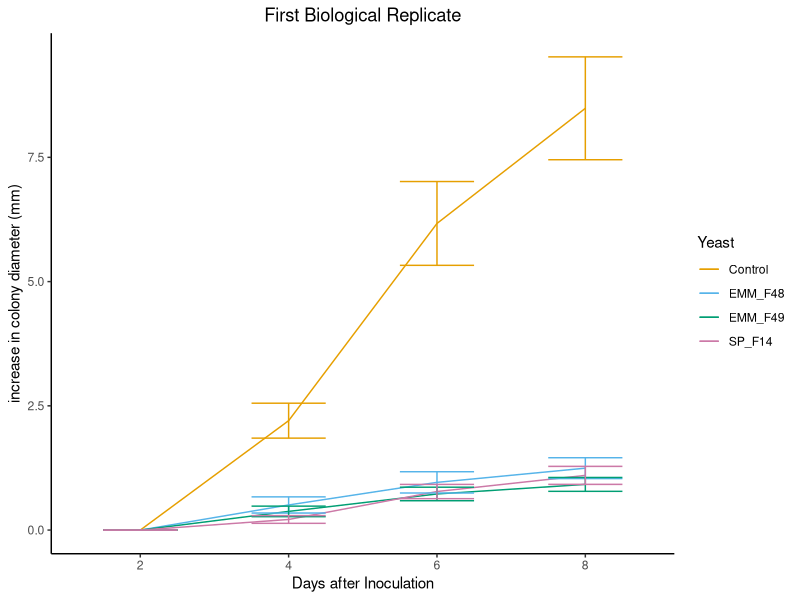
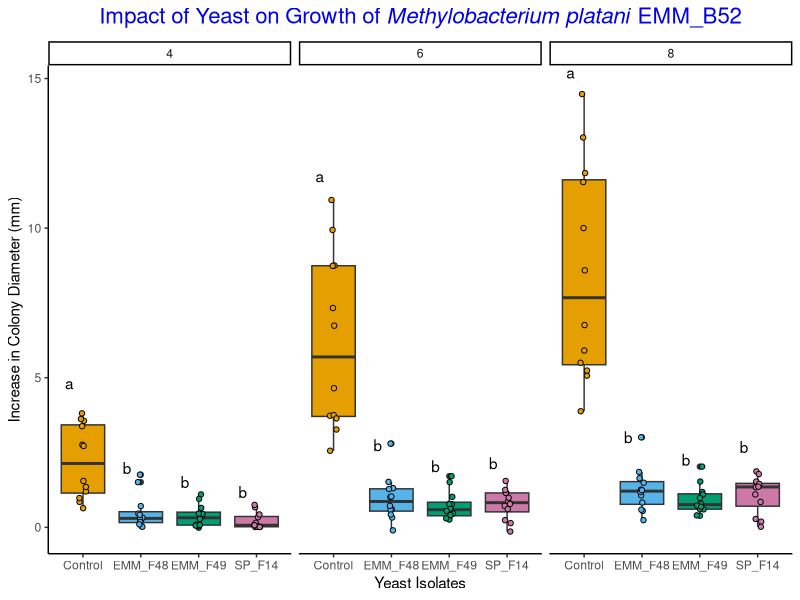
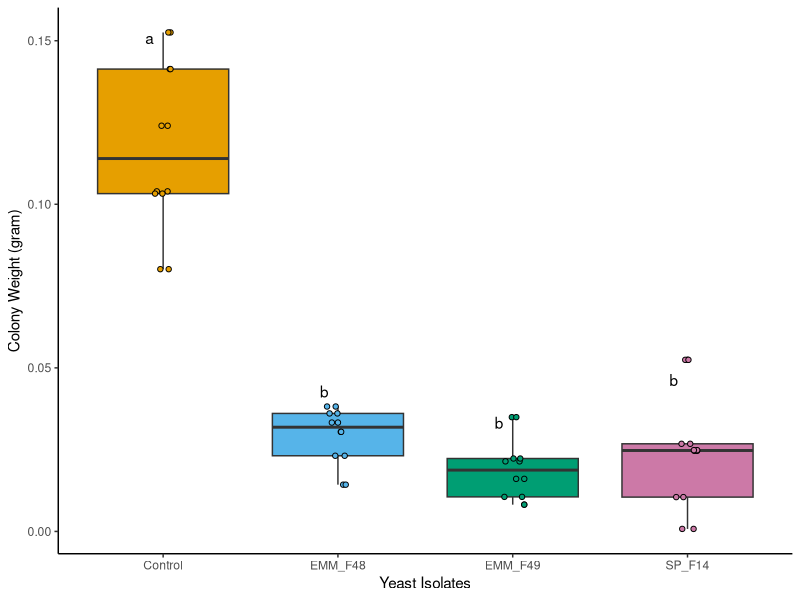
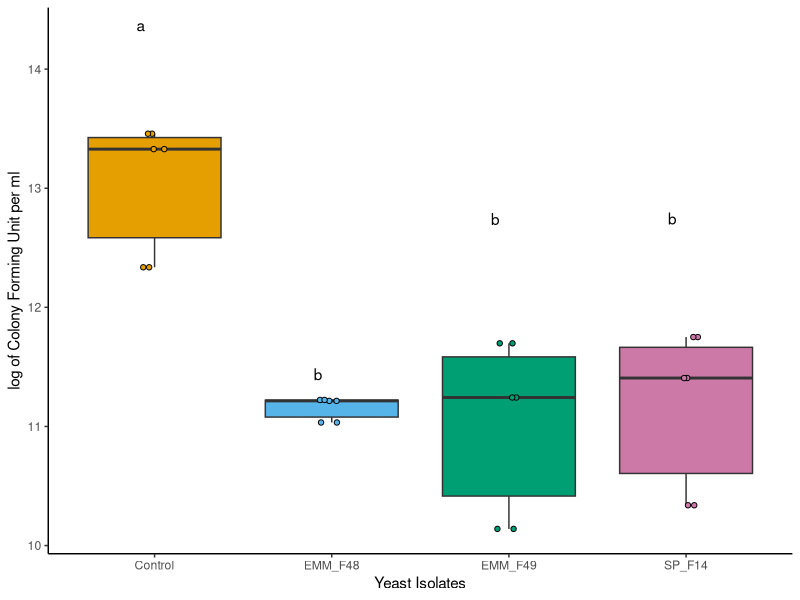
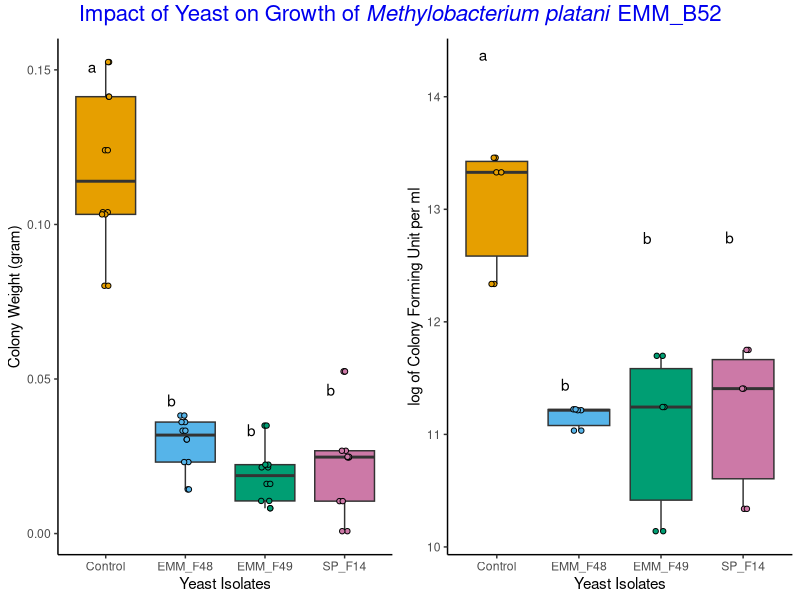
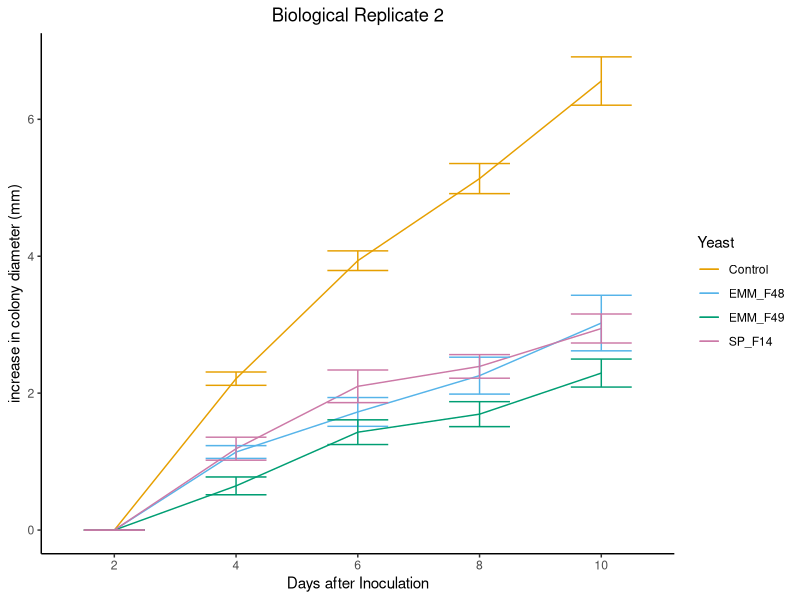
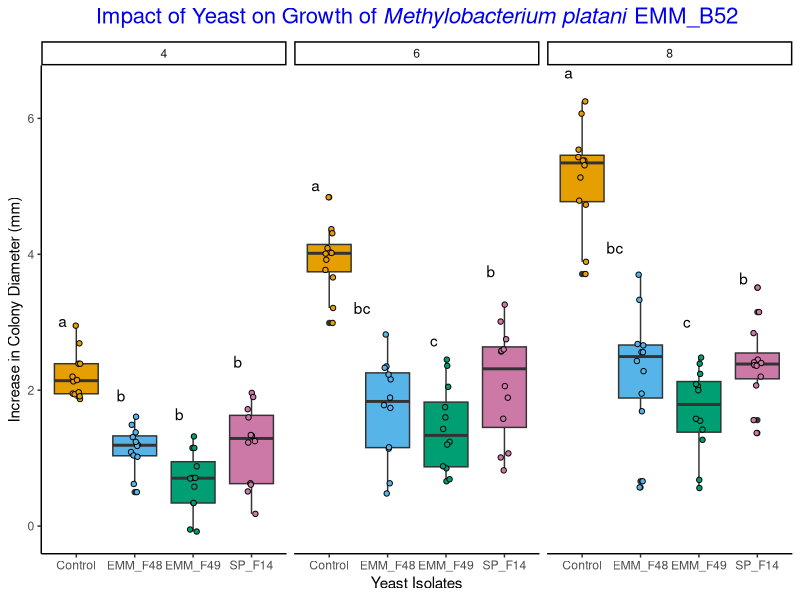
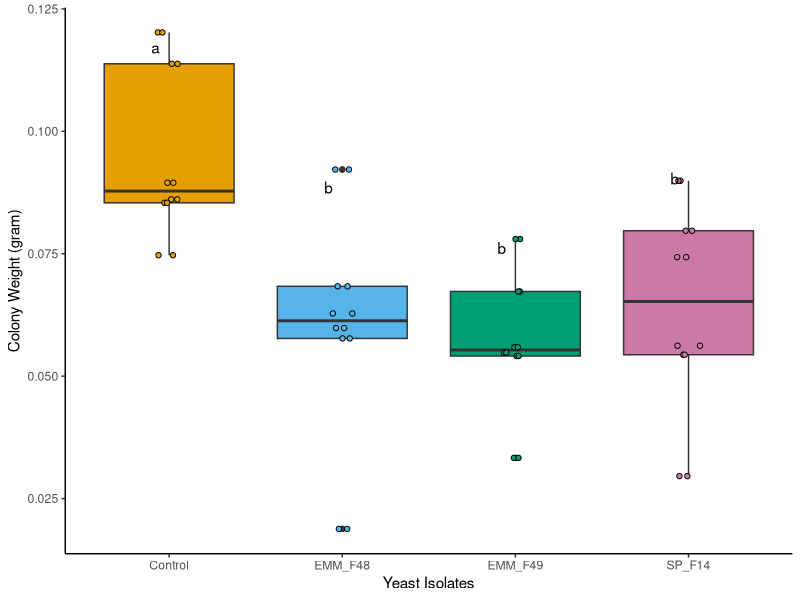

Recreate these plots in R, in order.
## ---- chunk 1
#load the library
library(ggplot2)
library(tidyverse)
library(ggpubr)
library(rstatix)
library(emmeans)
library(multcompView)
library(dplyr)
library(stringr)
library(tidyverse)
library(car)
## ---- chunk 2
#read data
BioRep1 <- read.csv("Splitplate/SplitPlateData/2024-09-16_SplitPlate_B52.csv", na.strings = "na")
#load the color palettes
cbbPalette <- c( "#E69F00", "#56B4E9", "#009E73", "#CC79A7")
#check the structure and see the data
str(BioRep1)
head(BioRep1)
#changing the data into categorical data
BioRep1$Replication=as.factor(BioRep1$Replication)
BioRep1$Media=as.factor(BioRep1$Media)
BioRep1$Yeast=as.factor(BioRep1$Yeast)
BioRep1$DAI=as.factor(BioRep1$DAI)
## ---- chunk 3
#plot data
plot1 <- BioRep1 %>%
  subset(Media=="YePDA") %>% #this data has 2 media types thus subset for YePDA
  ggplot(aes(x = DAI, y = increase, group = Yeast, color = Yeast)) +
  stat_summary(fun = mean, geom="line") +   
  stat_summary(fun.data = mean_se, geom = "errorbar", width = 0.5) +  
  ylab("increase in colony diameter (mm)") +   
  xlab("Days after Inoculation") +   
  theme_classic() +
  scale_color_manual(values = cbbPalette) +
  ggtitle("First Biological Replicate") +
  theme(plot.title = element_text(hjust = 0.5))
plot1

## ---- chunk 4
#filter 1st data date and removing the 1st data since there was no growth associated with it. The data is considered to be the baseline for growth so since it violates the assumption of normality, we remove it from the analysis

filterdata1 <-BioRep1[BioRep1$Media == "YePDA"& BioRep1$DAI != 2,]
#load library
library(nlme)

#stats used for size
size1=lme(increase~Yeast*DAI,data = filterdata1,random=~1|Replication) ##replication random effect added by Dr. Steury
summary(size1)
anova(size1)

#pairwise comparison
lsmeans.size1 <- emmeans(size1, ~ Yeast|DAI) 
# estimate lsmeans 
comp.size1 <- multcomp::cld(object = lsmeans.size1, alpha = 0.05, Letters = letters, reversed = TRUE, details = TRUE)
# contrast with Tukey ajustment 
comp.size1


# Extracting the letters for the bars
sig.diff.letters <- data.frame(comp.size1$emmeans$Yeast, 
                               comp.size1$emmeans$DAI,
                               str_trim(comp.size1$emmeans$.group))
colnames(sig.diff.letters) <- c("Yeast", 
                                "DAI",
                                "Letters")

# for plotting with letters from significance test
size1plot <- filterdata1 %>%
  group_by(Yeast, DAI) %>%
  dplyr::summarize(
    colonydiameter = mean(increase, na.rm=TRUE),
    se = sd(increase)/sqrt(3)) %>%
  left_join(sig.diff.letters) 


colonysize1 <- filterdata1 %>%
  ggplot(aes(x = Yeast, y = increase, group = Yeast, fill = Yeast)) +
  geom_boxplot()+
  geom_point(shape = 21, color = "black", position = position_jitterdodge(dodge.width = 0.9))+
   geom_text(data = size1plot, aes(label = Letters, y = colonydiameter+(3*se)), vjust = -0.75, hjust = 2) +
  ylab("Increase in Colony Diameter (mm)") +   
  xlab("Yeast Isolates") +  
    scale_fill_manual(values = cbbPalette) +
  theme(strip.text.x = element_text(size = 18, face= "italic"))+
  theme(axis.title.x = element_text(size =25, face = "bold"), axis.title.y = element_text(size = 25, face = "bold"), axis.text.x=element_text(size=20, angle= 0), axis.text.y=element_text(size=20, angle= 0))+
  theme_classic() +
  theme(legend.position = "none")+
  ggtitle(expression(paste("Impact of Yeast on Growth of ", italic("Methylobacterium platani"), " EMM_B52"))) +
   theme(plot.title = element_text(face = "bold", color = "Blue2", size = 16, hjust = 0.5))+
  facet_wrap(~DAI)
colonysize1
## ---- chunk 5
#filter data to avoid other data except e
filterdata1_2 <- filterdata1 %>% 
  filter(DAI == "8" )

#stats used for colony weight
cw1=lm(colony_weight~Yeast,data = filterdata1_2) ##replication random effect added by Dr. Steury
summary(cw1)
Anova(cw1)
#pairwise comparision
lsmeans.cw1 <- emmeans(cw1, ~ Yeast) 

# contrast with Tukey ajustment 
comp.cw1 <- multcomp::cld(object = lsmeans.cw1, alpha = 0.05, Letters = letters, reversed = TRUE, details = TRUE)
comp.cw1

# Extracting the letters for the bars
sig.diff.letters <- data.frame(comp.cw1$emmeans$Yeast, 
                               str_trim(comp.cw1$emmeans$.group))

colnames(sig.diff.letters) <- c("Yeast", "Letters")

# for plotting with letters from significance test
weightplot <- filterdata1_2 %>%
  group_by(Yeast) %>%
  dplyr::summarize(
    colonyweight = mean(colony_weight, na.rm=TRUE),
    se = sd(colony_weight)/sqrt(3)) %>%
  left_join(sig.diff.letters) 

 colonyweightplot <- filterdata1_2 %>%
  ggplot(aes(x = Yeast, y = colony_weight, group = Yeast, fill = Yeast)) +
  geom_boxplot()+
  geom_point(shape = 21, color = "black", position = position_jitterdodge(dodge.width = 0.9))+
  geom_text(data = weightplot, aes(label = Letters, y = colonyweight+(2*se)), vjust = -0.5, hjust = 2) +
  ylab("Colony Weight (gram)") +   
  xlab("Yeast Isolates") +  
  scale_fill_manual(values = cbbPalette) +
  theme(strip.text.x = element_text(size = 18, face= "italic"))+
  theme(axis.title.x = element_text(size =25, face = "bold"), axis.title.y = element_text(size = 25, face = "bold"), axis.text.x=element_text(size=20, angle= 0), axis.text.y=element_text(size=20, angle= 0))+
  theme_classic() +
  theme(legend.position = "none")
  #ggtitle(expression(paste("Impact of Yeast on Growth of ", italic("Methylobacterium platani"), " EMM_B52"))) +
   #theme(plot.title = element_text(face = "bold", color = "Blue2", size = 16, hjust = 0.5))
colonyweightplot
## ---- chunk 6
#stats used for colony forming unit
cfu1=lm(log10(CFU)~Yeast,data = filterdata1_2) 
summary(cfu1)
Anova(cfu1)
#pairwise comparision
lsmeans.cfu1 <- emmeans(cfu1, ~ Yeast) ###interaction added by Dr. Steury
#emmeans(cfu,pairwise~Yeast) ##added by Dr. steury
# estimate lsmeans 
comp.cfu1 <- multcomp::cld(object = lsmeans.cfu1, alpha = 0.05, Letters = letters, reversed = TRUE, details = TRUE)
# contrast with Tukey ajustment 
comp.cfu1


# Extracting the letters for the bars
sig.diff.letters <- data.frame(comp.cfu1$emmeans$Yeast, 
                               str_trim(comp.cfu1$emmeans$.group))

colnames(sig.diff.letters) <- c("Yeast", "Letters")

# for plotting with letters from significance test
cfu1plot <- filterdata1_2 %>%
  filter(Replication %in% c(1:3)) %>% 
  group_by(Yeast) %>%
  dplyr::summarize(
    cfu1 = mean(log10(CFU), na.rm=TRUE),
    se = sd(log10(CFU))/sqrt(3)) %>%
  left_join(sig.diff.letters) 

 
CFU1PLOT <- filterdata1 %>%
  subset(Media=="YePDA") %>%
  #subset(Yeast %in% c("Control", "SP_F14","EMM_F3", "EMM_F34")) %>%
  ggplot(aes(x = Yeast, y = log10(CFU), group = Yeast, fill = Yeast)) +
  geom_boxplot()+
  geom_point(shape = 21, color = "black", position = position_jitterdodge(dodge.width = 0.9))+
  geom_text(data = cfu1plot, aes(label = Letters, y = cfu1+(4*se)), vjust = -0.1, hjust = 2) +
  ylab("log of Colony Forming Unit per ml") +   
  xlab("Yeast Isolates") +  
  scale_fill_manual(values = cbbPalette) +
  theme(strip.text.x = element_text(size = 18, face= "italic"))+
  theme(axis.title.x = element_text(size =25, face = "bold"), axis.title.y = element_text(size = 25, face = "bold"), axis.text.x=element_text(size=10, angle= 0), axis.text.y=element_text(size=20, angle= 0))+
  theme_classic() +
  theme(legend.position = "none")
  #ggtitle("Impact of Yeast on Growth of Methylobacterium platani EMM_B52") +
  #theme(plot.title = element_text(hjust = 0.5))
CFU1PLOT

#combining similar dataset plots into one
cw1andcfu1 <- ggarrange(colonyweightplot, CFU1PLOT, nrow = 1, ncol = 2, common.legend = F)
  
cw1andcfu1 <- annotate_figure(cw1andcfu1, top = text_grob(expression(paste("Impact of Yeast on Growth of ", italic("Methylobacterium platani"), " EMM_B52")), color = "Blue2", size = 16, face = "bold", hjust = 0.5))
cw1andcfu1
## ---- chunk 7
#read data
BioRep2 <- read.csv("Splitplate/SplitPlateData/2024-11-11_SplitPlate_B52-1.csv", na.strings = "na")
#load the color palettes
cbbPalette <- c( "#E69F00", "#56B4E9", "#009E73", "#CC79A7")
#check the structure and see the data
str(BioRep2)
head(BioRep2)
#changing the data into categorical data
BioRep2$Replication=as.factor(BioRep2$Replication)
BioRep2$Yeast=as.factor(BioRep2$Yeast)
BioRep2$DAI=as.factor(BioRep2$DAI)
## ---- chunk 8
#making ggplot
plot2 <- BioRep2 %>%
  ggplot(aes(x = DAI, y = increase, group = Yeast, color = Yeast)) +
  stat_summary(fun = mean,geom="line") +   
  stat_summary(fun.data = mean_se, geom = "errorbar", width = 0.5) +  
  ylab("increase in colony diameter (mm)") +   
  xlab("Days after Inoculation") +   
  theme_classic() +
  scale_color_manual(values = cbbPalette) +
  ggtitle("Biological Replicate 2") +
  theme(plot.title = element_text(hjust = 0.5))
plot2

## ---- chunk 9
#removing the 1st data since there was no growth associated with it
#the data is considered to be the baseline for growth so since it violates the assumption of normality, we remove it from the analysis. For this Day 10 data was also collected. Thus, for consistency, we remove the data for visualization and analysis.
filterdata2 <-BioRep2 %>% 
filter(DAI != "2", DAI != "10")

#load library
library(nlme)
#stats used for size
size2=lme(increase~Yeast*DAI,data = filterdata2,random=~1|Replication) ##replication random effect added by Dr. Steury
summary(size2)
anova(size2)
#pairwise comparision
lsmeans.size2 <- emmeans(size2, ~ Yeast|DAI) ###interaction added by Dr. Steury
#emmeans(size,pairwise~Yeast) ##added by Dr. steury
# estimate lsmeans 
comp.size2 <- multcomp::cld(object = lsmeans.size2, alpha = 0.05, Letters = letters, reversed = TRUE, details = TRUE)
# contrast with Tukey ajustment 
comp.size2


# Extracting the letters for the bars
sig.diff.letters <- data.frame(comp.size2$emmeans$Yeast, 
                               comp.size2$emmeans$DAI,
                               str_trim(comp.size2$emmeans$.group))
colnames(sig.diff.letters) <- c("Yeast", 
                                "DAI",
                                "Letters")

# for plotting with letters from significance test
size2plot <- filterdata2 %>%
  group_by(Yeast, DAI) %>%
  dplyr::summarize(
    colonydiameter = mean(increase, na.rm=TRUE),
    se = sd(increase)/sqrt(3)) %>%
  left_join(sig.diff.letters) 


colonysize2 <- filterdata2 %>%
  ggplot(aes(x = Yeast, y = increase, group = Yeast, fill = Yeast)) +
  geom_boxplot()+
  geom_point(shape = 21, color = "black", position = position_jitterdodge(dodge.width = 0.9))+
   geom_text(data = size2plot, aes(label = Letters, y = colonydiameter+(3*se)), vjust = -0.75, hjust = 2) +
  ylab("Increase in Colony Diameter (mm)") +   
  xlab("Yeast Isolates") +  
    scale_fill_manual(values = cbbPalette) +
  theme(strip.text.x = element_text(size = 18, face= "italic"))+
  theme(axis.title.x = element_text(size =25, face = "bold"), axis.title.y = element_text(size = 25, face = "bold"), axis.text.x=element_text(size=20, angle= 0), axis.text.y=element_text(size=20, angle= 0))+
  theme_classic() +
  theme(legend.position = "none")+
  ggtitle(expression(paste("Impact of Yeast on Growth of ", italic("Methylobacterium platani"), " EMM_B52"))) +
   theme(plot.title = element_text(face = "bold", color = "Blue2", size = 16, hjust = 0.5))+
  facet_wrap(~DAI)
colonysize2
## ---- chunk 10
#filter data to avoid other data except 
filterdata2_2 <- BioRep2 %>% 
  filter(DAI == "10" )

#stats used for colony weight
cw2=lm(colony_weight~Yeast,data = filterdata2_2) 
summary(cw2)
Anova(cw2)
#pairwise comparision
lsmeans.cw2 <- emmeans(cw2, ~ Yeast) 

# contrast with Tukey ajustment 
comp.cw2 <- multcomp::cld(object = lsmeans.cw2, alpha = 0.05, Letters = letters, reversed = TRUE, details = TRUE)

comp.cw2

# Extracting the letters for the bars
sig.diff.letters <- data.frame(comp.cw2$emmeans$Yeast, 
                               str_trim(comp.cw2$emmeans$.group))

colnames(sig.diff.letters) <- c("Yeast", "Letters")

# for plotting with letters from significance test
weightplot <- filterdata2_2 %>%
  group_by(Yeast) %>%
  dplyr::summarize(
    colonyweight = mean(colony_weight, na.rm=TRUE),
    se = sd(colony_weight)/sqrt(3)) %>%
  left_join(sig.diff.letters) 

 colonyweightplot <- filterdata2_2 %>%
  ggplot(aes(x = Yeast, y = colony_weight, group = Yeast, fill = Yeast)) +
  geom_boxplot()+
  geom_point(shape = 21, color = "black", position = position_jitterdodge(dodge.width = 0.9))+
  geom_text(data = weightplot, aes(label = Letters, y = colonyweight+(2*se)), vjust = -0.5, hjust = 2) +
  ylab("Colony Weight (gram)") +   
  xlab("Yeast Isolates") +  
  scale_fill_manual(values = cbbPalette) +
  theme(strip.text.x = element_text(size = 18, face= "italic"))+
  theme(axis.title.x = element_text(size =25, face = "bold"), axis.title.y = element_text(size = 25, face = "bold"), axis.text.x=element_text(size=20, angle= 0), axis.text.y=element_text(size=20, angle= 0))+
  theme_classic() +
  theme(legend.position = "none")
colonyweightplot
## ---- chunk 11
#stats used for colony forming unit
cfu2=lm(log10(CFU)~Yeast,data = filterdata2_2) 
summary(cfu2)
Anova(cfu2)
#pairwise comparision
lsmeans.cfu2 <- emmeans(cfu2, ~ Yeast) ###interaction added by Dr. Steury
#emmeans(cfu,pairwise~Yeast) ##added by Dr. steury
# estimate lsmeans 
comp.cfu2 <- multcomp::cld(object = lsmeans.cfu2, alpha = 0.05, Letters = letters, reversed = TRUE, details = TRUE)
# contrast with Tukey ajustment 
comp.cfu2


# Extracting the letters for the bars
sig.diff.letters <- data.frame(comp.cfu2$emmeans$Yeast, 
                               str_trim(comp.cfu2$emmeans$.group))

colnames(sig.diff.letters) <- c("Yeast", "Letters")

# for plotting with letters from significance test
cfu2plot <- filterdata2_2 %>%
  na.omit() %>% 
  group_by(Yeast) %>%
  dplyr::summarize(
    cfu2 = mean(log10(CFU), na.rm=TRUE),
    se = sd(log10(CFU))/sqrt(3)) %>%
  left_join(sig.diff.letters) 

 
CFU2PLOT <- filterdata2_2 %>%
  ggplot(aes(x = Yeast, y = log10(CFU), group = Yeast, fill = Yeast)) +
  geom_boxplot()+
  geom_point(shape = 21, color = "black", position = position_jitterdodge(dodge.width = 0.9))+
  geom_text(data = cfu2plot, aes(label = Letters, y = cfu2+(4*se)), vjust = -0.1, hjust = 2) +
  ylab("log of Colony Forming Unit per ml") +   
  xlab("Yeast Isolates") +  
  scale_fill_manual(values = cbbPalette) +
  theme(strip.text.x = element_text(size = 18, face= "italic"))+
  theme(axis.title.x = element_text(size =25, face = "bold"), axis.title.y = element_text(size = 25, face = "bold"), axis.text.x=element_text(size=10, angle= 0), axis.text.y=element_text(size=20, angle= 0))+
  theme_classic() +
  theme(legend.position = "none")
CFU2PLOT

#combining similar dataset plots into one
cw2andcfu2 <- ggarrange(colonyweightplot, CFU2PLOT, nrow = 1, ncol = 2, common.legend = F)
  
cw2andcfu2 <- annotate_figure(cw2andcfu2, top = text_grob(expression(paste("Impact of Yeast on Growth of ", italic("Methylobacterium platani"), " EMM_B52")), color = "Blue2", size = 16, face = "bold", hjust = 0.5))
cw2andcfu2
